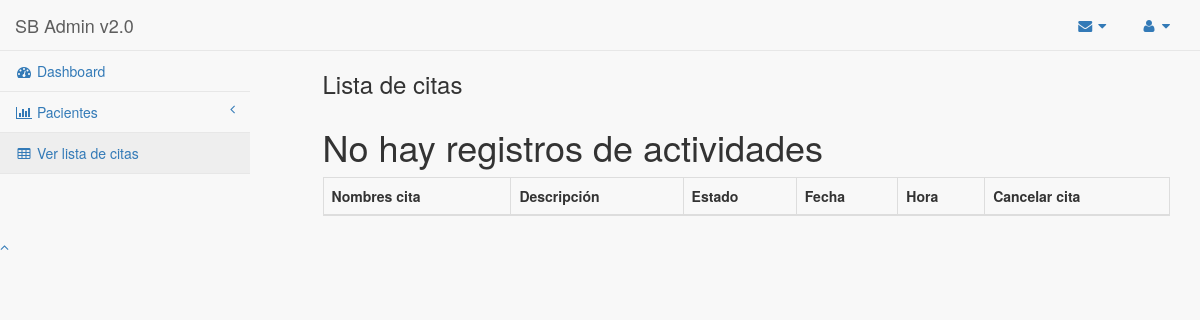
Before: /appointment/list_appointment_medic/ (signed in) with the older database file.
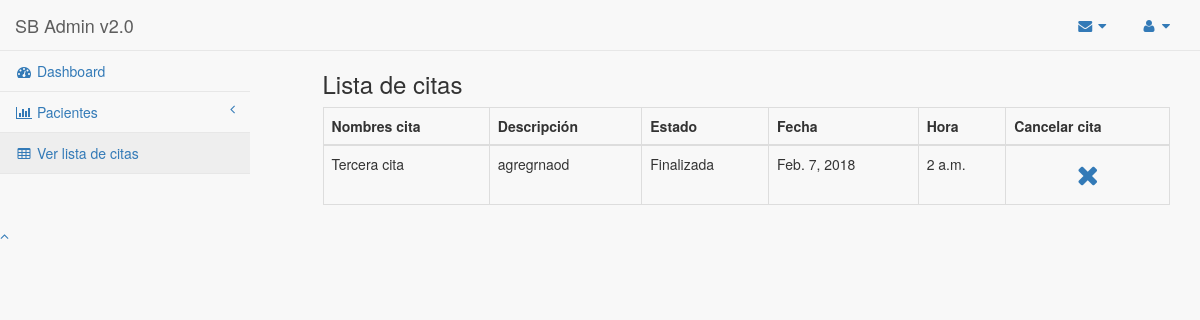
After: the same page with the newer database file.
### apps/users/models.py (models this page shows, shortened)
class AppointmentHistory(models.Model):
    first = models.ForeignKey('Appointment', blank=True, null=True, related_name='first_appointmet')
    control = models.ForeignKey('Appointment', blank=True, null=True, related_name='control_appointment')

class Appointment(models.Model):
    name = models.CharField(max_length=30)
    descrip = models.TextField(blank=True, null=True)
    state = models.ForeignKey('AppointmentState', blank=True, null=True)
    date = models.DateField(blank=True, null=True)
    time  = models.TimeField(blank=True, null =True)
    medic = models.ForeignKey('Users', blank=True, null=True,related_name='medic')
    patient = models.ForeignKey('Users', blank=True, null=True,related_name='patient')
    first = models.NullBooleanField()

class AppointmentState(models.Model):
    descrip = models.CharField(max_length=30)
    class Meta:
        db_table = 'estado_actividad'
    def __unicode__(self):
        return self.descrip

### apps/appointment/views.py (the view)
class ListAppointmentMedic(ListView):
    model = AppointmentHistory
    template_name = 'appointment/list_appointment_medic.html'
    context_object_name = 'ListAppointmentMedic'
    def dispatch(self, *args, **kwargs):
        return super(ListAppointmentMedic, self).dispatch(*args, **kwargs)
    def get_queryset(self):
        queryset = AppointmentHistory.objects.filter(control__medic = self.request.user.id)
        return queryset

### templates/appointment/list_appointment_medic.html (shortened to what this page needs)
{% extends "base/base.html" %}
{% block content %}
<div class = "container">
  <div class = "row">
   <div class="col-md-3"></div>
          <div class = "col-md-9">
            <h3>Lista de citas</h3>
          <div class="table-responsive">
            <table class="table table-bordered table-hover" id="dataTables" width="100%" cellspacing="0">
              <thead>
                <tr>
                  <th >Nombres cita</th>
                  <th >Descripción</th>
                  <th >Estado</th>
                  <th >Fecha</th>
                  <th >Hora</th>
                  <th >Cancelar cita</th>
                </tr>
              </thead>
              <tbody>
              {% if ListAppointmentMedic %}
              {% for appointment in ListAppointmentMedic %}
              <tr  >
                <td>{{ appointment.first.name }} {{ appointment.patient.last_name }} </td>
                <td>{{ appointment.first.descrip }}</td>
                <td>{{ appointment.first.state }}</td>
                <td>{{ appointment.first.date }}</td>
                <td>{{ appointment.first.time }}</td>
                <td class="text-center">
                        <a onclick="confirmation('{{ appointment.first.name }} ',{{ appointment.first.id }}  );" class="btn">
                            <span class="fa fa-remove fa-2x"></span>
                        </a>
                 </td>
              </tr>
              {% endfor %}
              {% else %}
              <h1>No hay registros de actividades</h1>
              {% endif %}
            </tbody>
            </table>
          </div>
     </div>
     </div>
</div>
{% endblock %}

Changed rows visible on the page:
added AppointmentHistory: first.name "Tercera cita", first.descrip "agregrnaod", first.state "Finalizada", first "Feb. 7, 2018", first.time "2 a.m."
Other visible differences:
text no longer shown: "No hay registros de actividades"
